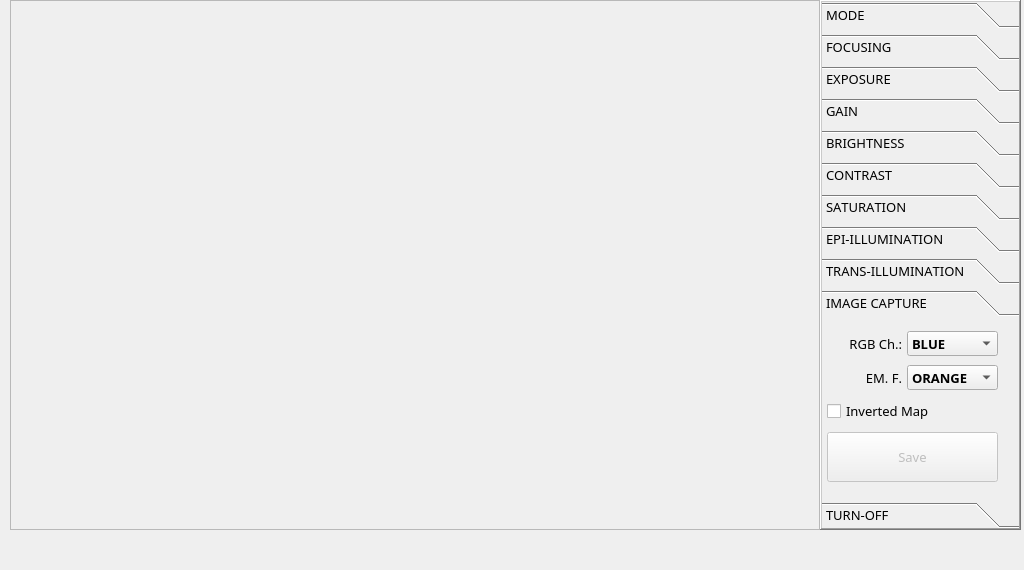
<?xml version="1.0" encoding="UTF-8"?>
<ui version="4.0">
 <class>MainWindow</class>
 <widget class="QMainWindow" name="MainWindow">
  <property name="windowModality">
   <enum>Qt::NonModal</enum>
  </property>
  <property name="geometry">
   <rect>
    <x>0</x>
    <y>0</y>
    <width>1024</width>
    <height>570</height>
   </rect>
  </property>
  <property name="sizePolicy">
   <sizepolicy hsizetype="Fixed" vsizetype="Fixed">
    <horstretch>0</horstretch>
    <verstretch>0</verstretch>
   </sizepolicy>
  </property>
  <property name="minimumSize">
   <size>
    <width>1024</width>
    <height>570</height>
   </size>
  </property>
  <property name="maximumSize">
   <size>
    <width>1024</width>
    <height>570</height>
   </size>
  </property>
  <property name="baseSize">
   <size>
    <width>1024</width>
    <height>600</height>
   </size>
  </property>
  <property name="font">
   <font>
    <family>Cascadia Mono SemiLight</family>
    <pointsize>10</pointsize>
    <weight>50</weight>
    <bold>false</bold>
    <kerning>false</kerning>
   </font>
  </property>
  <property name="cursor">
   <cursorShape>PointingHandCursor</cursorShape>
  </property>
  <property name="focusPolicy">
   <enum>Qt::ClickFocus</enum>
  </property>
  <property name="contextMenuPolicy">
   <enum>Qt::NoContextMenu</enum>
  </property>
  <property name="windowTitle">
   <string>Gel Stream v1.0</string>
  </property>
  <property name="documentMode">
   <bool>false</bool>
  </property>
  <widget class="QWidget" name="centralwidget">
   <property name="enabled">
    <bool>true</bool>
   </property>
   <property name="autoFillBackground">
    <bool>false</bool>
   </property>
   <widget class="QToolBox" name="toolBox">
    <property name="geometry">
     <rect>
      <x>820</x>
      <y>0</y>
      <width>201</width>
      <height>530</height>
     </rect>
    </property>
    <property name="toolTip">
     <string/>
    </property>
    <property name="toolTipDuration">
     <number>-1</number>
    </property>
    <property name="statusTip">
     <string notr="true"/>
    </property>
    <property name="whatsThis">
     <string/>
    </property>
    <property name="frameShape">
     <enum>QFrame::WinPanel</enum>
    </property>
    <property name="frameShadow">
     <enum>QFrame::Raised</enum>
    </property>
    <property name="currentIndex">
     <number>9</number>
    </property>
    <widget class="QWidget" name="pagePreview">
     <property name="geometry">
      <rect>
       <x>0</x>
       <y>0</y>
       <width>197</width>
       <height>185</height>
      </rect>
     </property>
     <attribute name="label">
      <string>MODE</string>
     </attribute>
     <widget class="QWidget" name="verticalLayoutWidget">
      <property name="geometry">
       <rect>
        <x>3</x>
        <y>1</y>
        <width>160</width>
        <height>61</height>
       </rect>
      </property>
      <layout class="QVBoxLayout" name="verticalLayout">
       <property name="spacing">
        <number>5</number>
       </property>
       <property name="leftMargin">
        <number>5</number>
       </property>
       <property name="topMargin">
        <number>5</number>
       </property>
       <property name="rightMargin">
        <number>5</number>
       </property>
       <property name="bottomMargin">
        <number>5</number>
       </property>
       <item>
        <widget class="QPushButton" name="buttonPreview">
         <property name="maximumSize">
          <size>
           <width>1111</width>
           <height>50</height>
          </size>
         </property>
         <property name="statusTip">
          <string>Control Live View</string>
         </property>
         <property name="text">
          <string>Start Camera</string>
         </property>
         <property name="checkable">
          <bool>false</bool>
         </property>
         <property name="checked">
          <bool>false</bool>
         </property>
         <property name="flat">
          <bool>false</bool>
         </property>
        </widget>
       </item>
      </layout>
     </widget>
     <widget class="QPushButton" name="buttonOpenFile">
      <property name="geometry">
       <rect>
        <x>10</x>
        <y>70</y>
        <width>150</width>
        <height>50</height>
       </rect>
      </property>
      <property name="maximumSize">
       <size>
        <width>1111</width>
        <height>50</height>
       </size>
      </property>
      <property name="statusTip">
       <string>Open *.PNG</string>
      </property>
      <property name="text">
       <string>Open Image</string>
      </property>
      <property name="checkable">
       <bool>false</bool>
      </property>
      <property name="checked">
       <bool>false</bool>
      </property>
      <property name="flat">
       <bool>false</bool>
      </property>
     </widget>
     <widget class="QCheckBox" name="checkBoxCaptureFit">
      <property name="enabled">
       <bool>false</bool>
      </property>
      <property name="geometry">
       <rect>
        <x>20</x>
        <y>130</y>
        <width>131</width>
        <height>17</height>
       </rect>
      </property>
      <property name="text">
       <string>Fit to Window</string>
      </property>
     </widget>
    </widget>
    <widget class="QWidget" name="pageFocusing">
     <property name="geometry">
      <rect>
       <x>0</x>
       <y>0</y>
       <width>197</width>
       <height>185</height>
      </rect>
     </property>
     <attribute name="label">
      <string>FOCUSING</string>
     </attribute>
     <widget class="QWidget" name="gridLayoutWidget">
      <property name="geometry">
       <rect>
        <x>10</x>
        <y>0</y>
        <width>165</width>
        <height>195</height>
       </rect>
      </property>
      <layout class="QGridLayout" name="gridLayout">
       <property name="leftMargin">
        <number>5</number>
       </property>
       <property name="topMargin">
        <number>5</number>
       </property>
       <property name="rightMargin">
        <number>5</number>
       </property>
       <property name="bottomMargin">
        <number>5</number>
       </property>
       <property name="spacing">
        <number>5</number>
       </property>
       <item row="2" column="2">
        <widget class="QPushButton" name="buttonFocusBottom">
         <property name="enabled">
          <bool>true</bool>
         </property>
         <property name="sizePolicy">
          <sizepolicy hsizetype="Minimum" vsizetype="Fixed">
           <horstretch>0</horstretch>
           <verstretch>0</verstretch>
          </sizepolicy>
         </property>
         <property name="minimumSize">
          <size>
           <width>40</width>
           <height>40</height>
          </size>
         </property>
         <property name="text">
          <string>Down</string>
         </property>
         <property name="autoRepeat">
          <bool>true</bool>
         </property>
         <property name="autoRepeatDelay">
          <number>500</number>
         </property>
         <property name="autoRepeatInterval">
          <number>500</number>
         </property>
         <property name="autoDefault">
          <bool>false</bool>
         </property>
         <property name="default">
          <bool>false</bool>
         </property>
        </widget>
       </item>
       <item row="2" column="3">
        <widget class="QPushButton" name="buttonFocusBottomFast">
         <property name="enabled">
          <bool>true</bool>
         </property>
         <property name="sizePolicy">
          <sizepolicy hsizetype="Minimum" vsizetype="Fixed">
           <horstretch>0</horstretch>
           <verstretch>0</verstretch>
          </sizepolicy>
         </property>
         <property name="minimumSize">
          <size>
           <width>40</width>
           <height>40</height>
          </size>
         </property>
         <property name="text">
          <string>DownFast</string>
         </property>
         <property name="autoRepeat">
          <bool>true</bool>
         </property>
         <property name="autoRepeatDelay">
          <number>500</number>
         </property>
         <property name="autoRepeatInterval">
          <number>500</number>
         </property>
         <property name="autoDefault">
          <bool>false</bool>
         </property>
         <property name="default">
          <bool>false</bool>
         </property>
        </widget>
       </item>
       <item row="1" column="2">
        <widget class="QPushButton" name="buttonFocusTop">
         <property name="enabled">
          <bool>true</bool>
         </property>
         <property name="sizePolicy">
          <sizepolicy hsizetype="Minimum" vsizetype="Fixed">
           <horstretch>0</horstretch>
           <verstretch>0</verstretch>
          </sizepolicy>
         </property>
         <property name="minimumSize">
          <size>
           <width>0</width>
           <height>40</height>
          </size>
         </property>
         <property name="text">
          <string>Up</string>
         </property>
         <property name="autoRepeat">
          <bool>true</bool>
         </property>
         <property name="autoRepeatDelay">
          <number>500</number>
         </property>
         <property name="autoRepeatInterval">
          <number>500</number>
         </property>
        </widget>
       </item>
       <item row="1" column="3">
        <widget class="QPushButton" name="buttonFocusTopFast">
         <property name="enabled">
          <bool>true</bool>
         </property>
         <property name="sizePolicy">
          <sizepolicy hsizetype="Minimum" vsizetype="Fixed">
           <horstretch>0</horstretch>
           <verstretch>0</verstretch>
          </sizepolicy>
         </property>
         <property name="minimumSize">
          <size>
           <width>0</width>
           <height>40</height>
          </size>
         </property>
         <property name="text">
          <string>UpFast</string>
         </property>
         <property name="autoRepeat">
          <bool>true</bool>
         </property>
         <property name="autoRepeatDelay">
          <number>500</number>
         </property>
         <property name="autoRepeatInterval">
          <number>500</number>
         </property>
        </widget>
       </item>
       <item row="0" column="2" colspan="2">
        <widget class="QCheckBox" name="checkBoxZoom">
         <property name="minimumSize">
          <size>
           <width>0</width>
           <height>50</height>
          </size>
         </property>
         <property name="text">
          <string>Fit to Window</string>
         </property>
         <property name="iconSize">
          <size>
           <width>16</width>
           <height>16</height>
          </size>
         </property>
         <property name="tristate">
          <bool>false</bool>
         </property>
        </widget>
       </item>
      </layout>
     </widget>
    </widget>
    <widget class="QWidget" name="pageExposure">
     <property name="geometry">
      <rect>
       <x>0</x>
       <y>0</y>
       <width>197</width>
       <height>185</height>
      </rect>
     </property>
     <attribute name="label">
      <string>EXPOSURE</string>
     </attribute>
     <widget class="QWidget" name="gridLayoutWidget_7">
      <property name="geometry">
       <rect>
        <x>0</x>
        <y>0</y>
        <width>161</width>
        <height>181</height>
       </rect>
      </property>
      <layout class="QGridLayout" name="gridLayout_8">
       <property name="leftMargin">
        <number>5</number>
       </property>
       <property name="topMargin">
        <number>5</number>
       </property>
       <property name="rightMargin">
        <number>5</number>
       </property>
       <property name="bottomMargin">
        <number>5</number>
       </property>
       <property name="spacing">
        <number>5</number>
       </property>
       <item row="0" column="1">
        <widget class="QLabel" name="valExpoTime">
         <property name="maximumSize">
          <size>
           <width>16777215</width>
           <height>15</height>
          </size>
         </property>
         <property name="text">
          <string>1 us</string>
         </property>
        </widget>
       </item>
       <item row="0" column="0">
        <widget class="QLabel" name="label">
         <property name="maximumSize">
          <size>
           <width>100</width>
           <height>15</height>
          </size>
         </property>
         <property name="text">
          <string>Exposure:</string>
         </property>
        </widget>
       </item>
       <item row="2" column="0" colspan="2">
        <widget class="QDial" name="sliderExpoTime">
         <property name="minimum">
          <number>1</number>
         </property>
         <property name="maximum">
          <number>60</number>
         </property>
         <property name="pageStep">
          <number>10</number>
         </property>
         <property name="tracking">
          <bool>true</bool>
         </property>
         <property name="orientation">
          <enum>Qt::Horizontal</enum>
         </property>
         <property name="invertedAppearance">
          <bool>false</bool>
         </property>
         <property name="invertedControls">
          <bool>false</bool>
         </property>
         <property name="wrapping">
          <bool>false</bool>
         </property>
         <property name="notchTarget">
          <double>1.000000000000000</double>
         </property>
         <property name="notchesVisible">
          <bool>true</bool>
         </property>
        </widget>
       </item>
       <item row="3" column="0" colspan="2">
        <widget class="QComboBox" name="exposureScaleSelect">
         <item>
          <property name="text">
           <string>microseconds</string>
          </property>
         </item>
         <item>
          <property name="text">
           <string>ms</string>
          </property>
         </item>
         <item>
          <property name="text">
           <string>seconds</string>
          </property>
         </item>
         <item>
          <property name="text">
           <string>minutes</string>
          </property>
         </item>
        </widget>
       </item>
      </layout>
     </widget>
    </widget>
    <widget class="QWidget" name="pageGain">
     <property name="geometry">
      <rect>
       <x>0</x>
       <y>0</y>
       <width>197</width>
       <height>185</height>
      </rect>
     </property>
     <attribute name="label">
      <string>GAIN</string>
     </attribute>
     <widget class="QWidget" name="gridLayoutWidget_2">
      <property name="geometry">
       <rect>
        <x>0</x>
        <y>0</y>
        <width>160</width>
        <height>181</height>
       </rect>
      </property>
      <layout class="QGridLayout" name="gridLayout_3">
       <property name="leftMargin">
        <number>5</number>
       </property>
       <property name="topMargin">
        <number>5</number>
       </property>
       <property name="rightMargin">
        <number>5</number>
       </property>
       <property name="bottomMargin">
        <number>5</number>
       </property>
       <property name="spacing">
        <number>5</number>
       </property>
       <item row="0" column="1">
        <widget class="QLabel" name="valGain">
         <property name="maximumSize">
          <size>
           <width>16777215</width>
           <height>15</height>
          </size>
         </property>
         <property name="text">
          <string>1</string>
         </property>
         <property name="alignment">
          <set>Qt::AlignLeading|Qt::AlignLeft|Qt::AlignVCenter</set>
         </property>
        </widget>
       </item>
       <item row="1" column="0" colspan="2">
        <widget class="QDial" name="sliderGain">
         <property name="minimum">
          <number>1</number>
         </property>
         <property name="maximum">
          <number>16</number>
         </property>
         <property name="pageStep">
          <number>2</number>
         </property>
         <property name="notchesVisible">
          <bool>true</bool>
         </property>
        </widget>
       </item>
       <item row="0" column="0">
        <widget class="QLabel" name="label_4">
         <property name="minimumSize">
          <size>
           <width>0</width>
           <height>25</height>
          </size>
         </property>
         <property name="maximumSize">
          <size>
           <width>100</width>
           <height>15</height>
          </size>
         </property>
         <property name="text">
          <string>Gain:</string>
         </property>
         <property name="alignment">
          <set>Qt::AlignRight|Qt::AlignTrailing|Qt::AlignVCenter</set>
         </property>
         <property name="wordWrap">
          <bool>true</bool>
         </property>
        </widget>
       </item>
      </layout>
     </widget>
    </widget>
    <widget class="QWidget" name="pageBrightness">
     <property name="geometry">
      <rect>
       <x>0</x>
       <y>0</y>
       <width>197</width>
       <height>185</height>
      </rect>
     </property>
     <attribute name="label">
      <string>BRIGHTNESS</string>
     </attribute>
     <widget class="QWidget" name="gridLayoutWidget_3">
      <property name="geometry">
       <rect>
        <x>0</x>
        <y>0</y>
        <width>160</width>
        <height>181</height>
       </rect>
      </property>
      <layout class="QGridLayout" name="gridLayout_4">
       <property name="leftMargin">
        <number>5</number>
       </property>
       <property name="topMargin">
        <number>5</number>
       </property>
       <property name="rightMargin">
        <number>5</number>
       </property>
       <property name="bottomMargin">
        <number>5</number>
       </property>
       <property name="spacing">
        <number>5</number>
       </property>
       <item row="0" column="0">
        <widget class="QLabel" name="label_2">
         <property name="maximumSize">
          <size>
           <width>100</width>
           <height>15</height>
          </size>
         </property>
         <property name="text">
          <string>Brightness:</string>
         </property>
         <property name="alignment">
          <set>Qt::AlignLeading|Qt::AlignLeft|Qt::AlignVCenter</set>
         </property>
        </widget>
       </item>
       <item row="0" column="1">
        <widget class="QLabel" name="valBright">
         <property name="maximumSize">
          <size>
           <width>16777215</width>
           <height>15</height>
          </size>
         </property>
         <property name="text">
          <string>0</string>
         </property>
         <property name="alignment">
          <set>Qt::AlignLeading|Qt::AlignLeft|Qt::AlignVCenter</set>
         </property>
        </widget>
       </item>
       <item row="1" column="0" colspan="2">
        <widget class="QDial" name="sliderBrightness">
         <property name="minimum">
          <number>-8</number>
         </property>
         <property name="maximum">
          <number>8</number>
         </property>
         <property name="pageStep">
          <number>2</number>
         </property>
         <property name="notchesVisible">
          <bool>true</bool>
         </property>
        </widget>
       </item>
      </layout>
     </widget>
    </widget>
    <widget class="QWidget" name="pageContrast">
     <property name="geometry">
      <rect>
       <x>0</x>
       <y>0</y>
       <width>197</width>
       <height>185</height>
      </rect>
     </property>
     <attribute name="label">
      <string>CONTRAST</string>
     </attribute>
     <widget class="QWidget" name="gridLayoutWidget_4">
      <property name="geometry">
       <rect>
        <x>0</x>
        <y>0</y>
        <width>160</width>
        <height>181</height>
       </rect>
      </property>
      <layout class="QGridLayout" name="gridLayout_5">
       <property name="leftMargin">
        <number>5</number>
       </property>
       <property name="topMargin">
        <number>5</number>
       </property>
       <property name="rightMargin">
        <number>5</number>
       </property>
       <property name="bottomMargin">
        <number>5</number>
       </property>
       <property name="spacing">
        <number>5</number>
       </property>
       <item row="0" column="0">
        <widget class="QLabel" name="label_3">
         <property name="maximumSize">
          <size>
           <width>16777215</width>
           <height>15</height>
          </size>
         </property>
         <property name="text">
          <string>Contrast:</string>
         </property>
         <property name="alignment">
          <set>Qt::AlignLeading|Qt::AlignLeft|Qt::AlignVCenter</set>
         </property>
        </widget>
       </item>
       <item row="0" column="1">
        <widget class="QLabel" name="valContrast">
         <property name="maximumSize">
          <size>
           <width>16777215</width>
           <height>15</height>
          </size>
         </property>
         <property name="text">
          <string>1</string>
         </property>
         <property name="alignment">
          <set>Qt::AlignLeading|Qt::AlignLeft|Qt::AlignVCenter</set>
         </property>
        </widget>
       </item>
       <item row="1" column="0" colspan="2">
        <widget class="QDial" name="sliderContrast">
         <property name="minimum">
          <number>1</number>
         </property>
         <property name="maximum">
          <number>16</number>
         </property>
         <property name="pageStep">
          <number>2</number>
         </property>
         <property name="notchesVisible">
          <bool>true</bool>
         </property>
        </widget>
       </item>
      </layout>
     </widget>
    </widget>
    <widget class="QWidget" name="pageSaturation">
     <property name="geometry">
      <rect>
       <x>0</x>
       <y>0</y>
       <width>197</width>
       <height>185</height>
      </rect>
     </property>
     <attribute name="label">
      <string>SATURATION</string>
     </attribute>
     <widget class="QWidget" name="gridLayoutWidget_5">
      <property name="geometry">
       <rect>
        <x>0</x>
        <y>0</y>
        <width>160</width>
        <height>181</height>
       </rect>
      </property>
      <layout class="QGridLayout" name="gridLayout_6">
       <property name="leftMargin">
        <number>5</number>
       </property>
       <property name="topMargin">
        <number>5</number>
       </property>
       <property name="rightMargin">
        <number>5</number>
       </property>
       <property name="bottomMargin">
        <number>5</number>
       </property>
       <property name="spacing">
        <number>5</number>
       </property>
       <item row="0" column="0">
        <widget class="QLabel" name="label_5">
         <property name="maximumSize">
          <size>
           <width>16777215</width>
           <height>15</height>
          </size>
         </property>
         <property name="text">
          <string>Saturation</string>
         </property>
         <property name="alignment">
          <set>Qt::AlignLeading|Qt::AlignLeft|Qt::AlignVCenter</set>
         </property>
        </widget>
       </item>
       <item row="0" column="1">
        <widget class="QLabel" name="valSatur">
         <property name="maximumSize">
          <size>
           <width>16777215</width>
           <height>15</height>
          </size>
         </property>
         <property name="text">
          <string>1</string>
         </property>
         <property name="alignment">
          <set>Qt::AlignLeading|Qt::AlignLeft|Qt::AlignVCenter</set>
         </property>
        </widget>
       </item>
       <item row="1" column="0" colspan="2">
        <widget class="QDial" name="sliderSatur">
         <property name="maximum">
          <number>16</number>
         </property>
         <property name="pageStep">
          <number>4</number>
         </property>
         <property name="value">
          <number>8</number>
         </property>
         <property name="orientation">
          <enum>Qt::Vertical</enum>
         </property>
         <property name="notchesVisible">
          <bool>true</bool>
         </property>
        </widget>
       </item>
      </layout>
     </widget>
    </widget>
    <widget class="QWidget" name="pageEpi">
     <property name="geometry">
      <rect>
       <x>0</x>
       <y>0</y>
       <width>197</width>
       <height>185</height>
      </rect>
     </property>
     <attribute name="label">
      <string>EPI-ILLUMINATION</string>
     </attribute>
     <widget class="QGroupBox" name="groupEpi">
      <property name="enabled">
       <bool>true</bool>
      </property>
      <property name="geometry">
       <rect>
        <x>0</x>
        <y>0</y>
        <width>161</width>
        <height>221</height>
       </rect>
      </property>
      <property name="sizePolicy">
       <sizepolicy hsizetype="Maximum" vsizetype="Maximum">
        <horstretch>0</horstretch>
        <verstretch>0</verstretch>
       </sizepolicy>
      </property>
      <property name="minimumSize">
       <size>
        <width>0</width>
        <height>180</height>
       </size>
      </property>
      <property name="maximumSize">
       <size>
        <width>1111</width>
        <height>16777215</height>
       </size>
      </property>
      <property name="title">
       <string>Epi-Mode</string>
      </property>
      <property name="checkable">
       <bool>true</bool>
      </property>
      <property name="checked">
       <bool>false</bool>
      </property>
      <widget class="QWidget" name="verticalLayoutWidget_2">
       <property name="geometry">
        <rect>
         <x>10</x>
         <y>17</y>
         <width>151</width>
         <height>161</height>
        </rect>
       </property>
       <layout class="QVBoxLayout" name="verticalLayout_2">
        <property name="spacing">
         <number>5</number>
        </property>
        <property name="sizeConstraint">
         <enum>QLayout::SetDefaultConstraint</enum>
        </property>
        <property name="leftMargin">
         <number>5</number>
        </property>
        <property name="topMargin">
         <number>5</number>
        </property>
        <property name="rightMargin">
         <number>5</number>
        </property>
        <property name="bottomMargin">
         <number>5</number>
        </property>
        <item>
         <widget class="QRadioButton" name="epiRed">
          <property name="text">
           <string>RED</string>
          </property>
          <property name="checked">
           <bool>true</bool>
          </property>
          <attribute name="buttonGroup">
           <string notr="true">buttonsEpi</string>
          </attribute>
         </widget>
        </item>
        <item>
         <widget class="QRadioButton" name="epiGreen">
          <property name="text">
           <string>GREEN</string>
          </property>
          <attribute name="buttonGroup">
           <string notr="true">buttonsEpi</string>
          </attribute>
         </widget>
        </item>
        <item>
         <widget class="QRadioButton" name="epiBlue">
          <property name="text">
           <string>BLUE</string>
          </property>
          <property name="checked">
           <bool>false</bool>
          </property>
          <attribute name="buttonGroup">
           <string notr="true">buttonsEpi</string>
          </attribute>
         </widget>
        </item>
       </layout>
      </widget>
     </widget>
    </widget>
    <widget class="QWidget" name="pageTrans">
     <property name="geometry">
      <rect>
       <x>0</x>
       <y>0</y>
       <width>197</width>
       <height>185</height>
      </rect>
     </property>
     <attribute name="label">
      <string>TRANS-ILLUMINATION</string>
     </attribute>
     <widget class="QGroupBox" name="groupTrans">
      <property name="geometry">
       <rect>
        <x>0</x>
        <y>0</y>
        <width>161</width>
        <height>1111</height>
       </rect>
      </property>
      <property name="minimumSize">
       <size>
        <width>0</width>
        <height>1111</height>
       </size>
      </property>
      <property name="maximumSize">
       <size>
        <width>1111</width>
        <height>1111</height>
       </size>
      </property>
      <property name="title">
       <string>Trans-Mode</string>
      </property>
      <property name="flat">
       <bool>false</bool>
      </property>
      <property name="checkable">
       <bool>true</bool>
      </property>
      <property name="checked">
       <bool>false</bool>
      </property>
      <widget class="QWidget" name="verticalLayoutWidget_3">
       <property name="geometry">
        <rect>
         <x>10</x>
         <y>16</y>
         <width>91</width>
         <height>161</height>
        </rect>
       </property>
       <layout class="QVBoxLayout" name="verticalLayout_3">
        <property name="spacing">
         <number>5</number>
        </property>
        <property name="leftMargin">
         <number>5</number>
        </property>
        <property name="topMargin">
         <number>5</number>
        </property>
        <property name="rightMargin">
         <number>5</number>
        </property>
        <property name="bottomMargin">
         <number>5</number>
        </property>
        <item>
         <widget class="QRadioButton" name="transRed">
          <property name="text">
           <string>RED</string>
          </property>
          <property name="checked">
           <bool>true</bool>
          </property>
          <attribute name="buttonGroup">
           <string notr="true">buttonsTrans</string>
          </attribute>
         </widget>
        </item>
        <item>
         <widget class="QRadioButton" name="transGreen">
          <property name="text">
           <string>GREEN</string>
          </property>
          <attribute name="buttonGroup">
           <string notr="true">buttonsTrans</string>
          </attribute>
         </widget>
        </item>
        <item>
         <widget class="QRadioButton" name="transBlue">
          <property name="text">
           <string>BLUE</string>
          </property>
          <attribute name="buttonGroup">
           <string notr="true">buttonsTrans</string>
          </attribute>
         </widget>
        </item>
        <item>
         <widget class="QRadioButton" name="transUV">
          <property name="text">
           <string>WHITE</string>
          </property>
          <attribute name="buttonGroup">
           <string notr="true">buttonsTrans</string>
          </attribute>
         </widget>
        </item>
       </layout>
      </widget>
     </widget>
    </widget>
    <widget class="QWidget" name="pageCapture">
     <property name="geometry">
      <rect>
       <x>0</x>
       <y>0</y>
       <width>197</width>
       <height>185</height>
      </rect>
     </property>
     <attribute name="label">
      <string>IMAGE CAPTURE</string>
     </attribute>
     <widget class="QWidget" name="gridLayoutWidget_6">
      <property name="geometry">
       <rect>
        <x>0</x>
        <y>0</y>
        <width>181</width>
        <height>171</height>
       </rect>
      </property>
      <layout class="QGridLayout" name="gridLayout_2">
       <property name="leftMargin">
        <number>5</number>
       </property>
       <property name="topMargin">
        <number>5</number>
       </property>
       <property name="rightMargin">
        <number>5</number>
       </property>
       <property name="bottomMargin">
        <number>5</number>
       </property>
       <property name="spacing">
        <number>5</number>
       </property>
       <item row="1" column="1">
        <widget class="QComboBox" name="emissionFilter">
         <property name="maximumSize">
          <size>
           <width>16777215</width>
           <height>25</height>
          </size>
         </property>
         <property name="font">
          <font>
           <family>Cascadia Mono SemiLight</family>
           <pointsize>10</pointsize>
           <weight>75</weight>
           <italic>false</italic>
           <bold>true</bold>
           <kerning>false</kerning>
          </font>
         </property>
         <property name="statusTip">
          <string>Select Bayer Filter Output</string>
         </property>
         <item>
          <property name="text">
           <string>ORANGE</string>
          </property>
         </item>
         <item>
          <property name="text">
           <string>YELLOW</string>
          </property>
         </item>
         <item>
          <property name="text">
           <string>GREEN</string>
          </property>
         </item>
         <item>
          <property name="text">
           <string>BYPASS</string>
          </property>
         </item>
        </widget>
       </item>
       <item row="7" column="0" colspan="2">
        <widget class="QCheckBox" name="checkBoxInvertedSave">
         <property name="text">
          <string>Inverted Map</string>
         </property>
        </widget>
       </item>
       <item row="0" column="0">
        <widget class="QLabel" name="label_7">
         <property name="maximumSize">
          <size>
           <width>75</width>
           <height>25</height>
          </size>
         </property>
         <property name="text">
          <string>RGB Ch.:</string>
         </property>
         <property name="alignment">
          <set>Qt::AlignRight|Qt::AlignTrailing|Qt::AlignVCenter</set>
         </property>
        </widget>
       </item>
       <item row="0" column="1">
        <widget class="QComboBox" name="channelChoice">
         <property name="maximumSize">
          <size>
           <width>16777215</width>
           <height>25</height>
          </size>
         </property>
         <property name="font">
          <font>
           <family>Cascadia Mono SemiLight</family>
           <pointsize>10</pointsize>
           <weight>75</weight>
           <italic>false</italic>
           <bold>true</bold>
           <kerning>false</kerning>
          </font>
         </property>
         <property name="statusTip">
          <string>Select Bayer Filter Output</string>
         </property>
         <item>
          <property name="text">
           <string>BLUE</string>
          </property>
         </item>
         <item>
          <property name="text">
           <string>GREEN</string>
          </property>
         </item>
         <item>
          <property name="text">
           <string>RED</string>
          </property>
         </item>
        </widget>
       </item>
       <item row="1" column="0">
        <widget class="QLabel" name="label_8">
         <property name="maximumSize">
          <size>
           <width>75</width>
           <height>25</height>
          </size>
         </property>
         <property name="text">
          <string>EM. F.</string>
         </property>
         <property name="alignment">
          <set>Qt::AlignRight|Qt::AlignTrailing|Qt::AlignVCenter</set>
         </property>
        </widget>
       </item>
       <item row="8" column="0" colspan="2">
        <widget class="QPushButton" name="buttonSnap">
         <property name="enabled">
          <bool>false</bool>
         </property>
         <property name="maximumSize">
          <size>
           <width>11111</width>
           <height>50</height>
          </size>
         </property>
         <property name="statusTip">
          <string>Save as *.PNG image</string>
         </property>
         <property name="text">
          <string>Save</string>
         </property>
        </widget>
       </item>
      </layout>
     </widget>
    </widget>
    <widget class="QWidget" name="pageTurnoff">
     <property name="geometry">
      <rect>
       <x>0</x>
       <y>0</y>
       <width>197</width>
       <height>185</height>
      </rect>
     </property>
     <attribute name="label">
      <string>TURN-OFF</string>
     </attribute>
     <widget class="QPushButton" name="buttonShutdown">
      <property name="geometry">
       <rect>
        <x>6</x>
        <y>4</y>
        <width>151</width>
        <height>41</height>
       </rect>
      </property>
      <property name="sizePolicy">
       <sizepolicy hsizetype="Minimum" vsizetype="Preferred">
        <horstretch>0</horstretch>
        <verstretch>0</verstretch>
       </sizepolicy>
      </property>
      <property name="minimumSize">
       <size>
        <width>0</width>
        <height>0</height>
       </size>
      </property>
      <property name="statusTip">
       <string>This will shutdown the system</string>
      </property>
      <property name="text">
       <string>TURN-OFF DEVICE</string>
      </property>
      <property name="checkable">
       <bool>false</bool>
      </property>
     </widget>
    </widget>
   </widget>
   <widget class="QScrollArea" name="scrollPreview">
    <property name="geometry">
     <rect>
      <x>10</x>
      <y>0</y>
      <width>810</width>
      <height>530</height>
     </rect>
    </property>
    <property name="sizeAdjustPolicy">
     <enum>QAbstractScrollArea::AdjustToContents</enum>
    </property>
    <property name="widgetResizable">
     <bool>false</bool>
    </property>
    <property name="alignment">
     <set>Qt::AlignCenter</set>
    </property>
    <widget class="QWidget" name="scrollAreaWidgetContents">
     <property name="geometry">
      <rect>
       <x>20</x>
       <y>5</y>
       <width>769</width>
       <height>519</height>
      </rect>
     </property>
    </widget>
   </widget>
   <widget class="QScrollArea" name="scrollCapture">
    <property name="enabled">
     <bool>true</bool>
    </property>
    <property name="geometry">
     <rect>
      <x>10</x>
      <y>0</y>
      <width>810</width>
      <height>530</height>
     </rect>
    </property>
    <property name="sizeAdjustPolicy">
     <enum>QAbstractScrollArea::AdjustToContents</enum>
    </property>
    <property name="widgetResizable">
     <bool>false</bool>
    </property>
    <property name="alignment">
     <set>Qt::AlignCenter</set>
    </property>
    <widget class="QWidget" name="scrollAreaWidgetContents_3">
     <property name="geometry">
      <rect>
       <x>20</x>
       <y>5</y>
       <width>769</width>
       <height>519</height>
      </rect>
     </property>
    </widget>
   </widget>
  </widget>
  <widget class="QMenuBar" name="menubar">
   <property name="enabled">
    <bool>true</bool>
   </property>
   <property name="geometry">
    <rect>
     <x>0</x>
     <y>0</y>
     <width>1024</width>
     <height>21</height>
    </rect>
   </property>
  </widget>
  <widget class="QStatusBar" name="statusbar">
   <property name="enabled">
    <bool>true</bool>
   </property>
   <property name="font">
    <font>
     <pointsize>14</pointsize>
     <weight>75</weight>
     <bold>true</bold>
    </font>
   </property>
   <property name="cursor">
    <cursorShape>ForbiddenCursor</cursorShape>
   </property>
   <property name="toolTip">
    <string/>
   </property>
   <property name="statusTip">
    <string notr="true"/>
   </property>
   <property name="autoFillBackground">
    <bool>true</bool>
   </property>
   <property name="sizeGripEnabled">
    <bool>false</bool>
   </property>
  </widget>
 </widget>
 <resources/>
 <connections/>
 <buttongroups>
  <buttongroup name="buttonsEpi"/>
  <buttongroup name="buttonsTrans"/>
 </buttongroups>
</ui>
